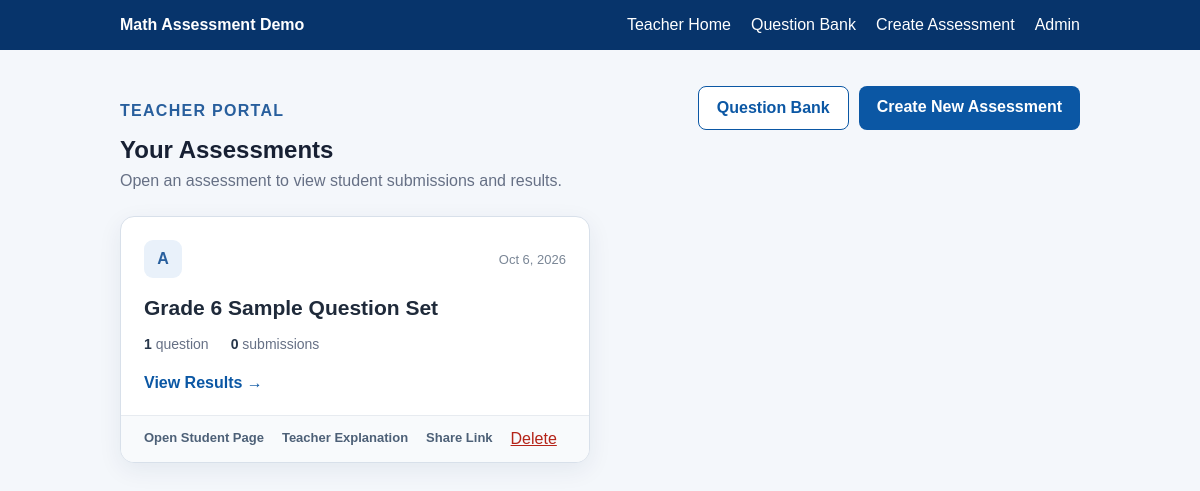
The app's page /, older data.
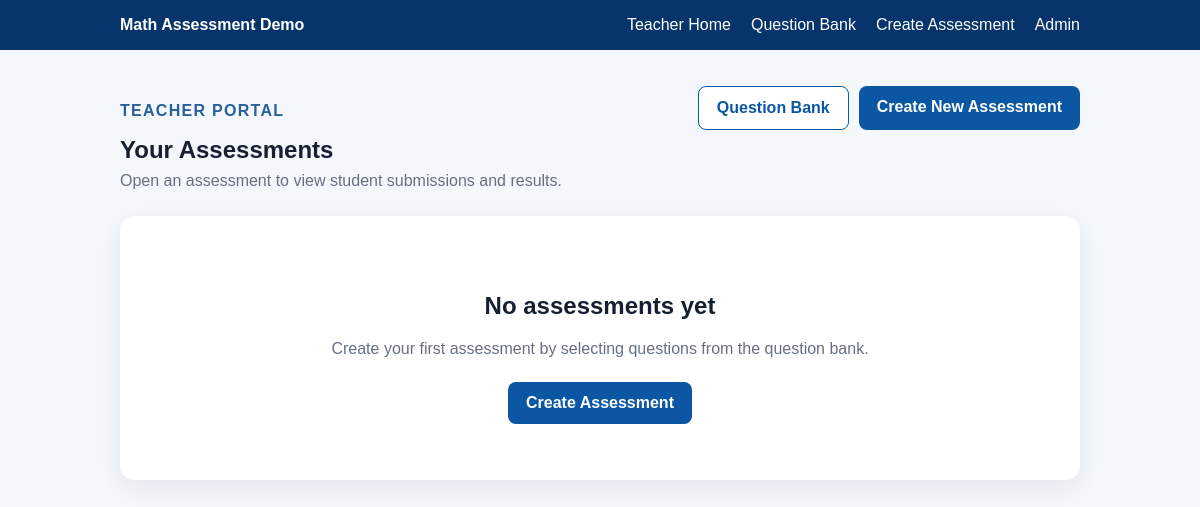
The same page, newer data.
### assessments/models.py (models this page shows, shortened)
class QuestionSet(models.Model):
    title = models.CharField("Question set title", max_length=200)
    public_id = models.UUIDField(default=uuid.uuid4, unique=True, editable=False)
    questions = models.ManyToManyField(Question, through="QuestionSetItem")
    created_at = models.DateTimeField("Created at", auto_now_add=True)

### assessments/views.py (the view)
# urls.py: path("", views.home, name="home"),
def home(request):
    question_sets = (
        QuestionSet.objects
        .annotate(
            question_count=Count("items", distinct=True),
            submission_count=Count("submissions", distinct=True),
        )
        .order_by("-created_at")
    )
    return render(request, "assessments/teacher_home.html", {
        "question_sets": question_sets,
    })

### templates/assessments/teacher_home.html (shortened to what this page needs)
{% extends 'assessments/base.html' %}
{% block content %}
<section class="teacher-dashboard">
  <div class="dashboard-header">
    <div>
      <p class="eyebrow">Teacher Portal</p>
      <h1>Your Assessments</h1>
      <p>Open an assessment to view student submissions and results.</p>
    </div>
    <div class="dashboard-actions"><a class="button-link secondary-teacher-button" href="{% url 'teacher_question_bank' %}">Question Bank</a><a class="button-link" href="{% url 'teacher_create_set' %}">Create New Assessment</a></div>
  </div>
  {% if question_sets %}
    <div class="assessment-grid">
      {% for question_set in question_sets %}
        <article class="assessment-card">
          <a class="assessment-card-main" href="{% url 'teacher_set_results' question_set.public_id %}">
            <div class="assessment-card-top">
              <span class="assessment-icon">A</span>
              <span class="assessment-date">{{ question_set.created_at|date:"M j, Y" }}</span>
            </div>
            <h2>{{ question_set.title }}</h2>
            <div class="assessment-stats">
              <span><strong>{{ question_set.question_count }}</strong> question{{ question_set.question_count|pluralize }}</span>
              <span><strong>{{ question_set.submission_count }}</strong> submission{{ question_set.submission_count|pluralize }}</span>
            </div>
            <span class="view-results-label">View Results →</span>
          </a>
          <div class="assessment-card-actions">
            <a href="{% url 'student_take_set' question_set.public_id %}" target="_blank" rel="noopener">Open Student Page</a>
            <a href="{% url 'teacher_explain_set' question_set.public_id %}">Teacher Explanation</a>
            <a href="{% url 'teacher_set_created' question_set.public_id %}">Share Link</a><form method="post" action="{% url 'teacher_delete_set' question_set.public_id %}" class="delete-assessment-form" onsubmit="return confirm('Delete this question set and all of its student submissions? This cannot be undone.');">
              <button type="submit" class="delete-assessment-button">Delete</button>
            </form>
          </div>
        </article>
      {% endfor %}
    </div>
  {% else %}
    <div class="card empty-dashboard">
      <h2>No assessments yet</h2>
      <p>Create your first assessment by selecting questions from the question bank.</p>
      <a class="button-link" href="{% url 'teacher_create_set' %}">Create Assessment</a>
    </div>
  {% endif %}
</section>
{% endblock %}

### templates/assessments/base.html (shortened to what this page needs)
{% load static %}
<!doctype html>
<html lang="en">
<head>
  <link rel="stylesheet" href="{% static 'assessments/css/app.css' %}">
</head>
<body class="{% block body_class %}{% endblock %}">
<header class="topbar">
  <div class="container nav">
    <a href="{% url 'home' %}" class="brand">Math Assessment Demo</a>
    <nav class="nav-links">
      <a href="{% url 'home' %}">Teacher Home</a>
      <a href="{% url 'teacher_question_bank' %}">Question Bank</a>
      <a href="{% url 'teacher_create_set' %}">Create Assessment</a>
      <a href="/admin/">Admin</a>
    </nav>
  </div>
</header>
<main class="container">
  {% block content %}{% endblock %}
</main>
</body>
</html>

### static/assessments/css/app.css (style rules this page uses)
:root { font-family: Arial, "Noto Sans TC", sans-serif; color: #172033; background: #f4f7fb; }
* { box-sizing: border-box; }
body { margin: 0; }
.container { width: min(960px, calc(100% - 32px)); margin: 0 auto; }
.topbar { background: #07346b; color: white; padding: 16px 0; }
.nav { display: flex; justify-content: space-between; align-items: center; }
.nav a { color: white; text-decoration: none; }
.brand { font-weight: 700; }
main { padding: 36px 0; }
.card { background: white; border-radius: 14px; padding: 28px; box-shadow: 0 8px 30px rgba(20,44,80,.08); }
.eyebrow { color: #285f9d; text-transform: uppercase; font-weight: 700; letter-spacing: .08em; }
h1 { margin-top: 6px; }
button, .button-link { display: inline-block; border: 0; background: #0b57a4; color: white; padding: 12px 18px; border-radius: 8px; font-weight: 700; text-decoration: none; cursor: pointer; }
.nav-links { display: flex; align-items: center; gap: 20px; }
.teacher-dashboard { padding-bottom: 50px; }
.dashboard-header { display: flex; justify-content: space-between; gap: 24px; align-items: flex-start; margin-bottom: 26px; }
.dashboard-header h1 { margin-bottom: 8px; }
.dashboard-header p:last-child { margin: 0; color: #667085; }
.empty-dashboard { text-align: center; padding: 56px 28px; }
.empty-dashboard p { color: #667085; margin-bottom: 24px; }
.dashboard-actions { display:flex;gap:10px;flex-wrap:wrap }
.secondary-teacher-button { background:#fff;color:#0b57a4;border:1px solid #0b57a4 }
:root { --mstep-blue:#002a5f }

Row changes from the older to the newer data that the page shows:
removed QuestionSet: created_at "Oct 6, 2026", title "Grade 6 Sample Question Set", question_count "1", submission_count "0"
Text that changed along with them:
text now shown: "No assessments yet Create your first assessment by selecting questions from the question bank. Create Assessment"
